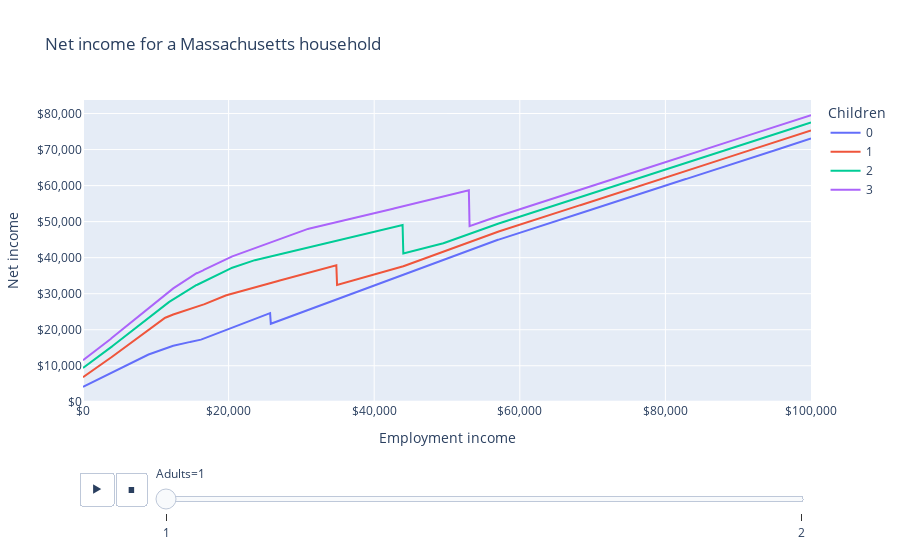

The notebook cell this image was saved under:
### Markdown cell above
# Massachusetts tax and benefit system

This notebook shows how the state and federal tax and benefit system affects Massachusetts residents holistically.

## Examples

### Code cell
from openfisca_us import IndividualSim
import pandas as pd
import plotly.express as px


def make_tax(adults, children):
    print(adults + children)
    sim = IndividualSim(year=2022)
    sim.add_person(name="head", age=25)
    members = ["head"]
    if adults == 2:
        sim.add_person(name="spouse")
        members += ["spouse"]
    for i in range(children):
        child = "child{}".format(i)
        sim.add_person(name=child, age=6)
        members += [child]
    sim.add_tax_unit(name="tax_unit", members=members)
    sim.add_spm_unit(name="spm_unit", members=members, rent=12_000)
    sim.add_household(name="household", members=members, state_code="MA")
    sim.vary("employment_income", max=100_000, step=100)
    return pd.DataFrame(
        dict(
            employment_income=sim.calc("employment_income")[0],
            spm_unit_net_income=sim.calc("spm_unit_net_income")[0].round(),
            mtr=1-sim.deriv(
                "spm_unit_net_income", "employment_income", wrt_target="head"
            ),
            adults=adults,
            children=children,
        )
    )


# Make a table of state taxes for different numbers of adults and children.
l = []
for adults in range(1, 3):
    for children in range(0, 4):
        l.append(make_tax(adults, children))

df = pd.concat(l)

LABELS = dict(
    employment_income="Employment income",
    spm_unit_net_income="Net income",
    mtr="Marginal tax rate",
    adults="Adults",
    children="Children",
)

fig = px.line(
    df,
    "employment_income",
    "spm_unit_net_income",
    color="children",
    animation_frame="adults",
    labels=LABELS,
    title="Net income for a Massachusetts household",
)
fig.update_layout(xaxis_tickformat="$,", yaxis_tickformat="$,")
fig.show()

### Figure 1 — Plotly figure (JSON) as saved in the notebook; plotly's stock layout.template omitted (floating-point values rounded to 4 significant figures; data arrays with more than 128 entries replaced by an {"elided": "..."} marker saying what was removed)
{"data": [{"hovertemplate": "Children=0<br>Adults=1<br>Employment income=%{x}<br>Net income=%{y}<extra></extra>", "legendgroup": "0", "line": {"color": "#636efa", "dash": "solid"}, "marker": {"symbol": "circle"}, "mode": "lines", "name": "0", "orientation": "v", "showlegend": true, "type": "scatter", "x": {"elided": "1001 int values"}, "xaxis": "x", "y": {"elided": "1001 int values"}, "yaxis": "y"}, {"hovertemplate": "Children=1<br>Adults=1<br>Employment income=%{x}<br>Net income=%{y}<extra></extra>", "legendgroup": "1", "line": {"color": "#EF553B", "dash": "solid"}, "marker": {"symbol": "circle"}, "mode": "lines", "name": "1", "orientation": "v", "showlegend": true, "type": "scatter", "x": {"elided": "1001 int values"}, "xaxis": "x", "y": {"elided": "1001 int values"}, "yaxis": "y"}, {"hovertemplate": "Children=2<br>Adults=1<br>Employment income=%{x}<br>Net income=%{y}<extra></extra>", "legendgroup": "2", "line": {"color": "#00cc96", "dash": "solid"}, "marker": {"symbol": "circle"}, "mode": "lines", "name": "2", "orientation": "v", "showlegend": true, "type": "scatter", "x": {"elided": "1001 int values"}, "xaxis": "x", "y": {"elided": "1001 int values"}, "yaxis": "y"}, {"hovertemplate": "Children=3<br>Adults=1<br>Employment income=%{x}<br>Net income=%{y}<extra></extra>", "legendgroup": "3", "line": {"color": "#ab63fa", "dash": "solid"}, "marker": {"symbol": "circle"}, "mode": "lines", "name": "3", "orientation": "v", "showlegend": true, "type": "scatter", "x": {"elided": "1001 int values"}, "xaxis": "x", "y": {"elided": "1001 int values"}, "yaxis": "y"}], "layout": {"legend": {"title": {"text": "Children"}, "tracegroupgap": 0}, "sliders": [{"active": 0, "currentvalue": {"prefix": "Adults="}, "len": 0.9, "pad": {"b": 10, "t": 60}, "steps": [{"args": [["1"], {"frame": {"duration": 0, "redraw": false}, "fromcurrent": true, "mode": "immediate", "transition": {"duration": 0, "easing": "linear"}}], "label": "1", "method": "animate"}, {"args": [["2"], {"frame": {"duration": 0, "redraw": false}, "fromcurrent": true, "mode": "immediate", "transition": {"duration": 0, "easing": "linear"}}], "label": "2", "method": "animate"}], "x": 0.1, "xanchor": "left", "y": 0, "yanchor": "top"}], "title": {"text": "Net income for a Massachusetts household"}, "updatemenus": [{"buttons": [{"args": [null, {"frame": {"duration": 500, "redraw": false}, "fromcurrent": true, "mode": "immediate", "transition": {"duration": 500, "easing": "linear"}}], "label": "&#9654;", "method": "animate"}, {"args": [[null], {"frame": {"duration": 0, "redraw": false}, "fromcurrent": true, "mode": "immediate", "transition": {"duration": 0, "easing": "linear"}}], "label": "&#9724;", "method": "animate"}], "direction": "left", "pad": {"r": 10, "t": 70}, "showactive": false, "type": "buttons", "x": 0.1, "xanchor": "right", "y": 0, "yanchor": "top"}], "xaxis": {"anchor": "y", "domain": [0, 1], "tickformat": "$,", "title": {"text": "Employment income"}}, "yaxis": {"anchor": "x", "domain": [0, 1], "tickformat": "$,", "title": {"text": "Net income"}}}}
